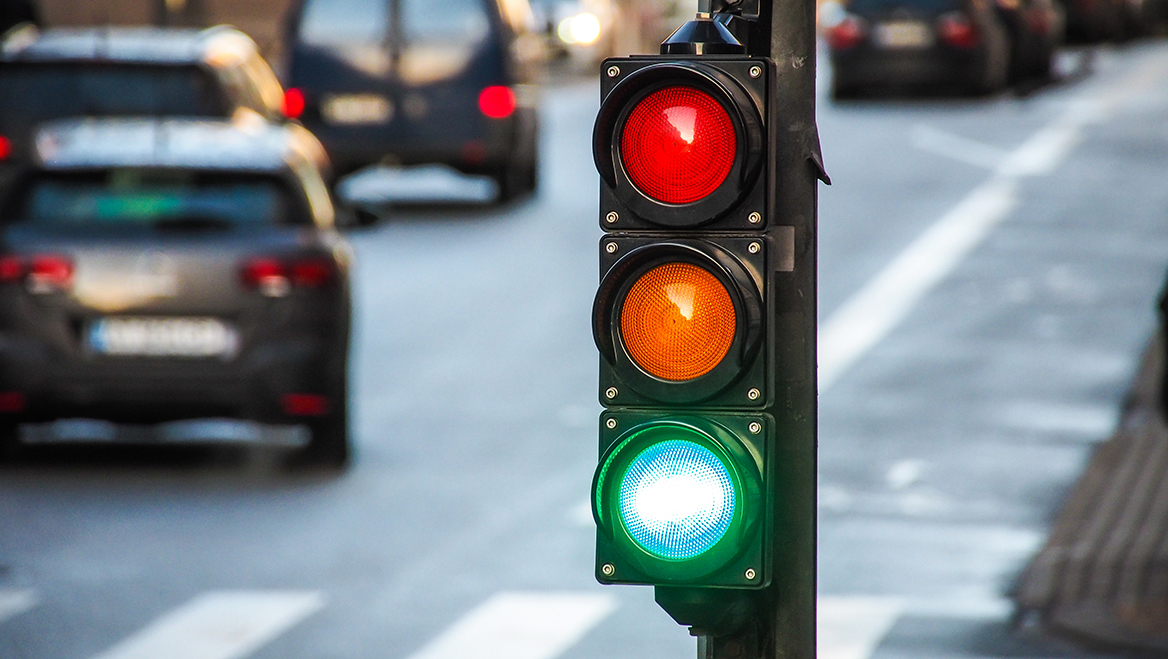
#> input picture frontend/traffic_light.jpg, 1168 x 659 px, given in place of the camera
$ python threshold_tuning.py
#> lines starting #> are read from the running program, lines starting #| are printed output that depends on the picture; after the words box and inside, x2 and y2 are one past the last pixel; in counts of white or black regions, pixels touching at a corner belong together
import cv2
import numpy as np

def image_processing(f):
    blur = f.copy() #cv2.GaussianBlur(frame, (3, 3), 0)

    # Define a kernel
    kernel_size1 = (11, 11)  # Adjust for desired size
    kernel1 = cv2.getStructuringElement(cv2.MORPH_ELLIPSE, kernel_size1) #.MORPH_ELLIPSE

    kernel_size2 = (3, 3)  # Adjust for desired size
    kernel2 = cv2.getStructuringElement(cv2.MORPH_RECT, kernel_size2) #.MORPH_ELLIPSE

    # Perform the opening operation
    opened_image = cv2.morphologyEx(f, cv2.MORPH_OPEN, kernel2)

    # Apply Closing (Dilation followed by Erosion)
    closed_image = cv2.morphologyEx(opened_image, cv2.MORPH_CLOSE, kernel1)
    return closed_image

# Function to approximate and close a contour
def approximate_and_close_contour(contour, epsilon_factor=0.02):
    # Approximate the contour
    epsilon = epsilon_factor * cv2.arcLength(contour, True)
    approx = cv2.approxPolyDP(contour, epsilon, True)

    # Check if the contour is closed
    if not np.array_equal(approx[0][0], approx[-1][0]):
        # Add the first point to the end to close the contour
        approx = np.concatenate([approx, approx[:1]], axis=0)

    return approx

def bounding_box(f, original, color):
    meta_data_list = []

    gray = cv2.cvtColor(f, cv2.COLOR_BGR2GRAY)

    # Apply binary thresholding
    _, binary = cv2.threshold(gray, 0, 255, cv2.THRESH_BINARY)

    # Find contours
    contours, _ = cv2.findContours(binary, cv2.RETR_EXTERNAL, cv2.CHAIN_APPROX_SIMPLE)

    # Loop through contours
    for contour in contours:
        closed_contour = approximate_and_close_contour(contour)

        # properties
        x, y, w, h = cv2.boundingRect(closed_contour)
        area = cv2.contourArea(closed_contour)

        # TEST and REPLACE WITH ACCURATE RESULTS
        if (area < 400) and (area > 50): # nishant runs to nearest traffic light and we test
            # Draw the bounding box
            cv2.rectangle(original, (x, y), (x + w, y + h), (0, 255, 0), 1)
            # cv2.rectangle(f, (x, y), (x + w, y + h), (0, 255, 0), 1)

            meta_data_dict = {"contour": closed_contour, "pixel_area": area, "width": w, "height": h, "color": color}
            meta_data_list.append(meta_data_dict)
            # print(meta_data_dict, "\n")

    # print(len(meta_data_list), "\n")
    return meta_data_list

"""
        Task that needs to be done:
        - eliminate all smaller contours and contours within a bigger contour ?
            -> Do we actually need it? hopefully can filter inner concentric countours, because complexity increases exponentially

        - Since the contour is closed we can find the area aka the # pixels it bounds
        - fine tune lower and upper thresholds to get our traffic light

        No need:
        - Need to add balck box detection before I try to find traffic lights cuz the assumption is traffic light box is black
            - in morning it can look grayish


        Define Data Structure:

        bounding box properties =  {"contour"           : closed_contour,
                                    "pixel area contour": area,
                                    "width"             : w,
                                    "height"            : h,
                                      }
"""


cap = cv2.VideoCapture(0)

if not cap.isOpened():
    print("Error: Could not open video capture.")
    exit()

while True:
    # Read a frame from the webcam
    ret, frame = cap.read()
#> frame is the input picture: shape (659, 1168, 3); mean B, G, R 130.1, 125.4, 118.6

    if not ret:
        print("Failed to grab frame")
        break

    # meta_data_list
    bounding_box_list = []
    red_list = []
    green_list = []
    yellow_list = []

    # Convert the frame to HSV color space
    hsv = cv2.cvtColor(frame, cv2.COLOR_BGR2HSV)
#> hsv: shape (659, 1168, 3); mean H, S, V 83.4, 60.3, 141.7

    # Loop through the three color ranges (Red, Green, Yellow)

    ################################################# RED #################################################
    color = "red"
    lower_h = 0
    upper_h = 10
    lower_s = 142
    upper_s = 255
    lower_v = 120
    upper_v = 255

    # Define the lower and upper HSV bounds for the current color range
    lower_bound = np.array([lower_h, lower_s, lower_v])
    upper_bound = np.array([upper_h, upper_s, upper_v])

    # Create a mask for this color range
    mask = cv2.inRange(hsv, lower_bound, upper_bound)
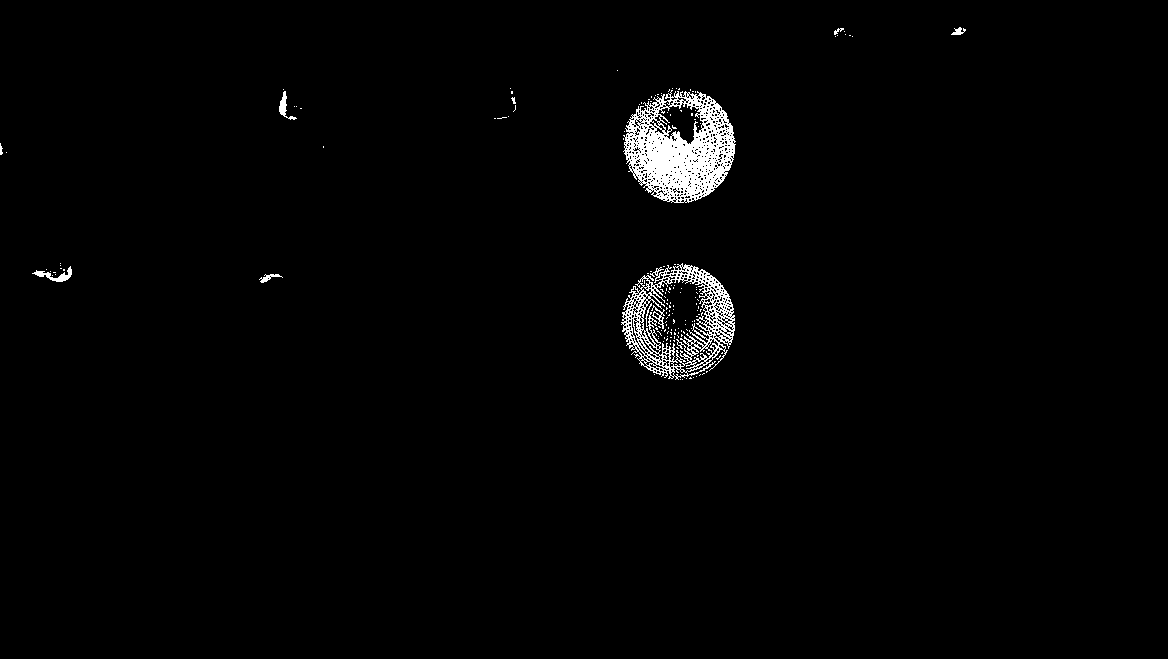
#> mask: shape (659, 1168); 1.6% white; 155 white regions (145 under 20 px), largest, box (x1, y1, x2, y2) and area: (623, 90, 736, 203) 7175, (621, 263, 735, 380) 4360, (32, 266, 72, 282) 216

    filtered_frame = cv2.bitwise_and(frame, frame, mask=mask)

    filtered_frame = image_processing(filtered_frame)
    red_list = bounding_box(filtered_frame,frame,color)
#> in bounding_box, `_, binary = cv2.threshold(gray, 0, 255, cv2.THRESH_BINARY)`:
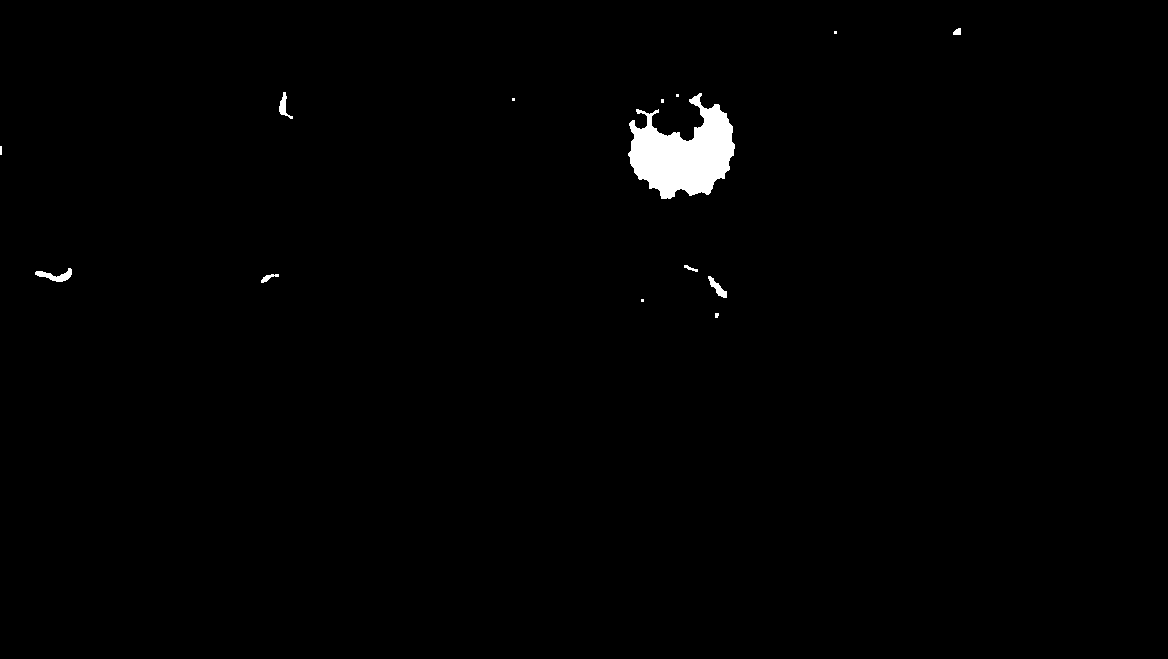
#> binary: shape (659, 1168); 0.95% white; 14 white regions (7 under 20 px)
#> in bounding_box, `contours, _ = cv2.findContours(binary, cv2.RETR_EXTERNAL, cv2.CHAIN_AP..`: contours = 14 contours, 7 with area under 20; largest, box (x1, y1, x2, y2) and area: (628, 93, 735, 199) 6299, (35, 268, 72, 282) 191, (708, 276, 727, 298) 130, (279, 92, 293, 119) 111, (261, 274, 279, 283) 50, (953, 28, 961, 35) 33, (684, 265, 698, 272) 26
#> the loop in bounding_box, `for contour in contours:` made 14 passes
#> (epsilon in approximate_and_close_contour, x, y, w, h, area) on passes 3, 4, 5, 6, 11, 12, 14: (1.31, 708, 276, 19, 22, 136), (0.904, 261, 274, 18, 9, 47.5), (1.87, 35, 268, 37, 14, 166.5), (0.666, 684, 265, 14, 7, 26), (10.89, 629, 93, 104, 106, 6823.5), (1.41, 279, 92, 14, 27, 123), (0.473, 953, 28, 8, 7, 33.5)
#> after the loop in bounding_box, `for contour in contours:`: meta_data_list = 3 items
#> red_list = 3 items

    ################################################# GREEN #################################################
    color = "green"
    lower_h = 60
    upper_h = 121
    lower_s = 116
    upper_s = 255
    lower_v = 123
    upper_v = 255

    # Define the lower and upper HSV bounds for the current color range
    lower_bound = np.array([lower_h, lower_s, lower_v])
    upper_bound = np.array([upper_h, upper_s, upper_v])

    # Create a mask for this color range
    mask = cv2.inRange(hsv, lower_bound, upper_bound)
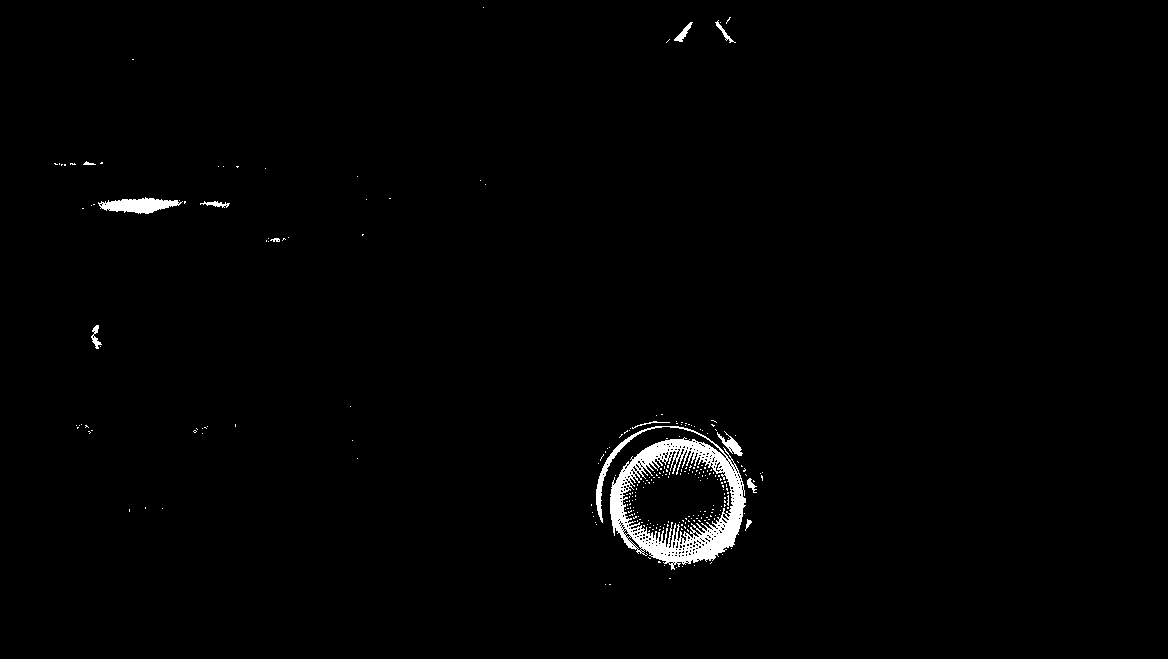
#> mask: shape (659, 1168); 1.2% white; 265 white regions (253 under 20 px), largest, box (x1, y1, x2, y2) and area: (596, 426, 746, 570) 7044, (98, 197, 183, 214) 849, (717, 431, 743, 456) 219

    filtered_frame = cv2.bitwise_and(frame, frame, mask=mask)

    filtered_frame = image_processing(filtered_frame)
    green_list = bounding_box(filtered_frame,frame,color)
#> call 2 of bounding_box, with color = 'green'
#> in bounding_box (call 2), `_, binary = cv2.threshold(gray, 0, 255, cv2.THRESH_BINARY)`:
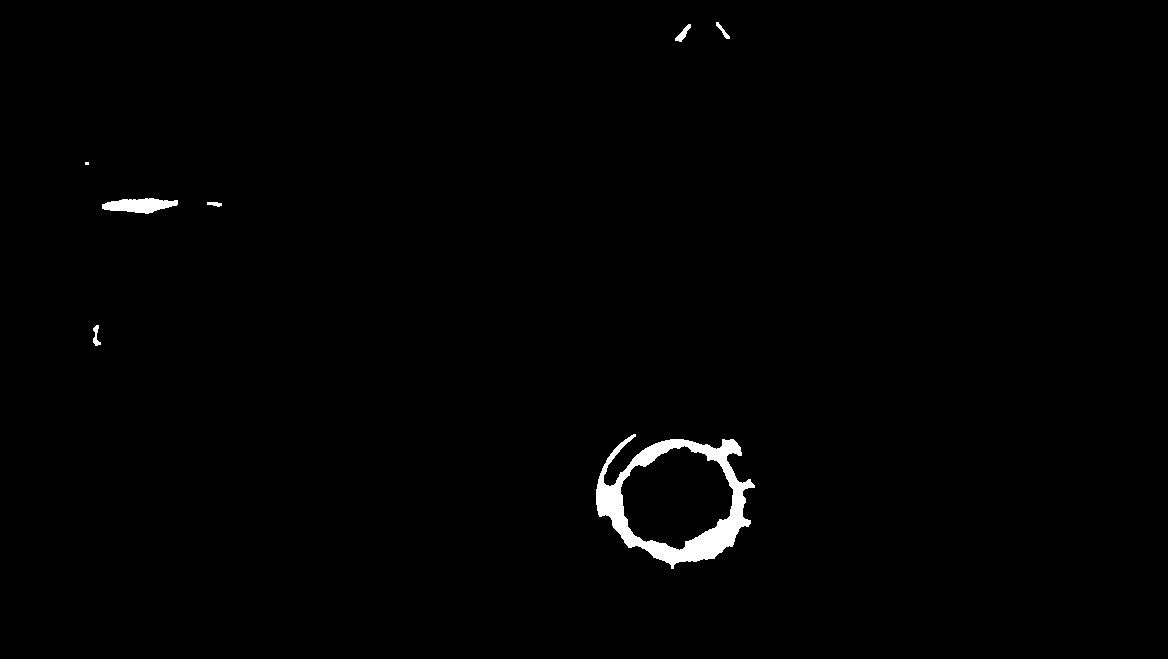
#> binary: shape (659, 1168); 0.94% white; 7 white regions (1 under 20 px)
#> in bounding_box (call 2), `contours, _ = cv2.findContours(binary, cv2.RETR_EXTERNAL, cv2.CHAIN_AP..`: contours = 7 contours, 1 with area under 20; largest, box (x1, y1, x2, y2) and area: (596, 434, 755, 569) 13966, (102, 198, 178, 214) 727, (675, 24, 691, 42) 92, (93, 325, 101, 346) 64, (716, 22, 730, 39) 52, (207, 202, 222, 207) 36
#> the loop in bounding_box (call 2), `for contour in contours:` made 7 passes
#> (epsilon in approximate_and_close_contour, x, y, w, h, area) on passes 1, 2, 3, 4, 6, 7: (13.97, 596, 434, 155, 135, 14092), (1.06, 93, 325, 8, 21, 65), (0.673, 207, 202, 15, 5, 35.5), (3.44, 102, 199, 76, 15, 735), (1.01, 675, 24, 16, 18, 95.5), (0.914, 716, 22, 14, 17, 60)
#> green_list = 3 items

    ################################################# YELLOW #################################################
    color = "yellow"
    lower_h = 11
    upper_h = 56
    lower_s = 146
    upper_s = 255
    lower_v = 147
    upper_v = 255

    # Define the lower and upper HSV bounds for the current color range
    lower_bound = np.array([lower_h, lower_s, lower_v])
    upper_bound = np.array([upper_h, upper_s, upper_v])

    # Create a mask for this color range
    mask = cv2.inRange(hsv, lower_bound, upper_bound)
#> mask: shape (659, 1168); 0.7% white in thin lines or dots, all inside (x1, y1, x2, y2) = (112, 0, 760, 395)

    filtered_frame = cv2.bitwise_and(frame, frame, mask=mask)

    filtered_frame = image_processing(filtered_frame)
    yellow_list = bounding_box(filtered_frame,frame,color)
#> call 3 of bounding_box, with color = 'yellow'
#> in bounding_box (call 3), `_, binary = cv2.threshold(gray, 0, 255, cv2.THRESH_BINARY)`:
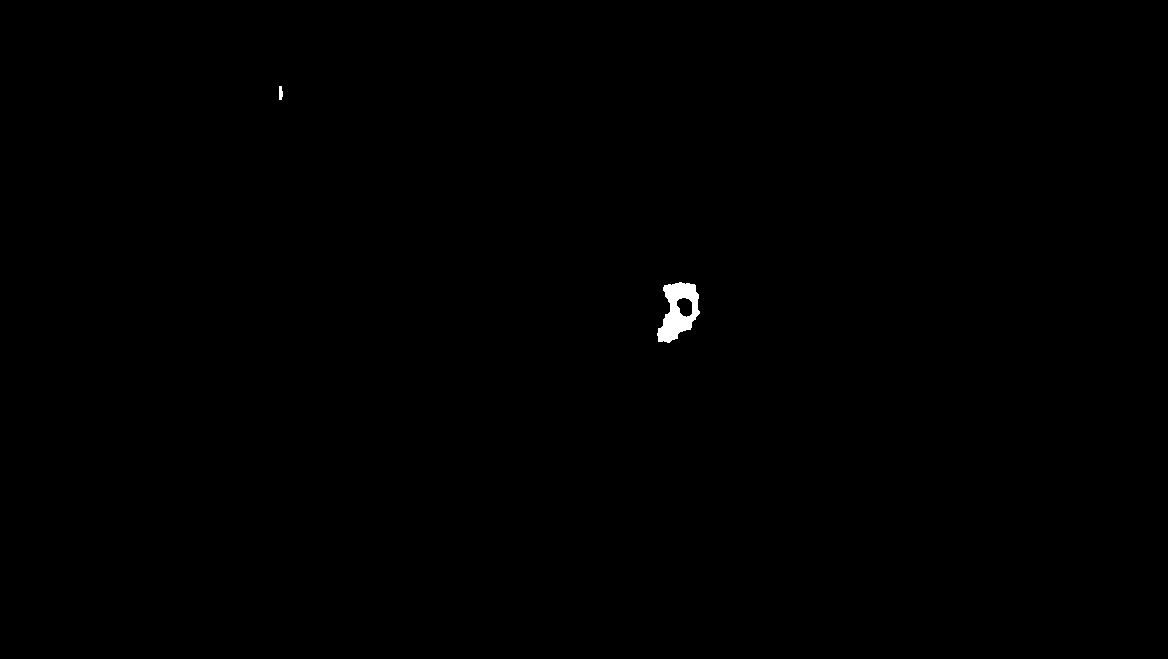
#> binary: shape (659, 1168); 0.2% white; 2 white regions
#> in bounding_box (call 3), `contours, _ = cv2.findContours(binary, cv2.RETR_EXTERNAL, cv2.CHAIN_AP..`: contours = 2 contours; box (x1, y1, x2, y2) and area: (657, 282, 700, 343) 1597, (279, 86, 283, 100) 32
#> the loop in bounding_box (call 3), `for contour in contours:` made 2 passes
#> (epsilon in approximate_and_close_contour, x, y, w, h, area) on passes 1 to 2: (3.89, 658, 284, 42, 59, 1617.5), (0.617, 279, 86, 4, 14, 32)
#> after the loop in bounding_box (call 3), `for contour in contours:`: meta_data_list = []
#> yellow_list = []
    ##########################################################################################################

    bounding_box_list = red_list + green_list + yellow_list
#> bounding_box_list = 6 items

    # [6 lines of commented-out code are left out]
    cv2.imshow("original", frame)

    # Exit loop if 'q' is pressed
    if cv2.waitKey(1) & 0xFF == ord('q'):
#> (key q is pressed here)
        break

# When everything is done, release the capture and close windows
cap.release()
cv2.destroyAllWindows()


"""
Red Light
H: 0-10
S: 142-255
V: 120-255

Yellow Light
H: 11-56
S: 146-255
V: 147-255

Green Light
H: 60-121
S: 116-255
V: 123-255

"""
